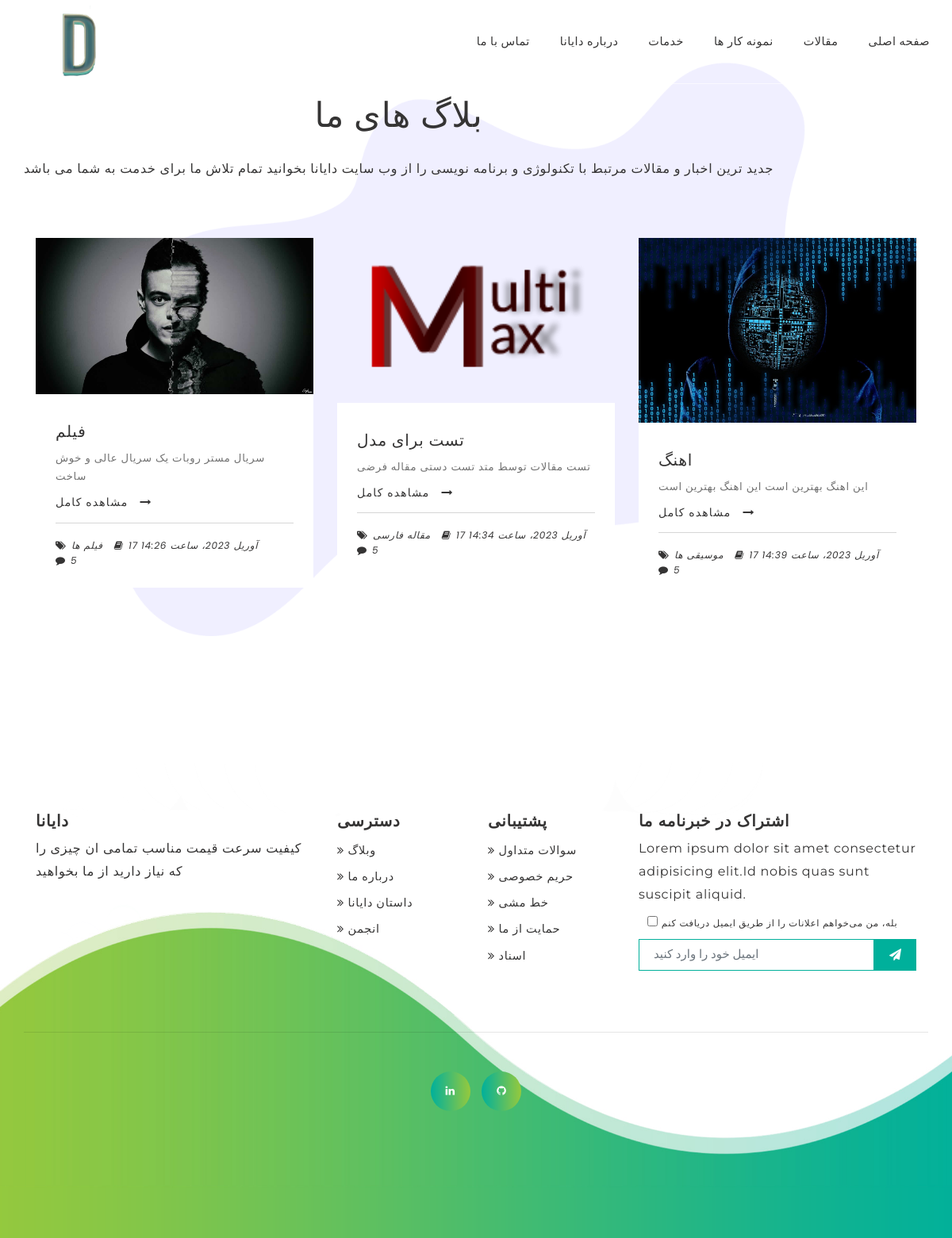
Screenshot of /blog/ with the database file from the repository.
### blog/models.py (models this page shows, shortened)
class Article(models.Model):
    title   = models.CharField(max_length=100, verbose_name="عنوان")
    content = models.TextField(verbose_name="محتوا")
    publish = models.BooleanField(default=True, verbose_name="انتشار")
    image   = models.ImageField(upload_to='images/', verbose_name="عکس")
    created_at = models.DateTimeField(auto_now_add=True)
    category   = models.CharField(max_length=50, verbose_name="دسته بندی")
    class Meta:
        verbose_name = "مقاله"
        verbose_name_plural = "مقاله ها"

### blog/views.py (the view)
# urls.py: path('blog/',blogs,name='blog'),
def blogs (request):
    blogs = Article.objects.filter(publish=True)
    context = {
        'blogs':blogs
    }
    return render(request,'blog.html',context)

### templates/blog.html
{% extends 'base.html' %}
{% block content%}
 <section class="blog padding" id="blog" data-scroll-index="6">
    <div class="container">
        <div class="row">
            <div class="text-center">
                <h2 class="heading-primary mb-5">بلاگ های ما</h2>
                <p class="mb-5">جدید ترین اخبار و مقالات مرتبط با تکنولوژی و برنامه نویسی را از وب سایت دایانا بخوانید تمام تلاش ما برای خدمت به شما می باشد </p>
            </div>
            {% for blog in blogs %}
            <div class="col-lg-4 col-md-6 col-sm-10 mx-auto">
                <div class="blog-img">
                    <img src={{blog.image.url}} alt="blog-image">
                </div>
                <div class="blog-item">
                    <div class="post-title">
                        <a href="#0">
                            <h3>{{blog.title}}</h3>
                        </a>
                    </div>
                    <div class="post-content">
                        <p>
                            {{blog.content}}
                        </p>
                        <a href="#0" class="button">مشاهده کامل<i class="fa fa-long-arrow-right"></i></a>
                    </div>
                    <div class="headerhr mt-4"></div>
                    <div class="post-meta">
                        <ul>
                            <li>
                                <i class="fa fa-tags"></i>
                                <span>{{blog.category}}</span>
                            </li>
                            <li>
                                <i class="fa fa-book"></i>
                                <span>{{blog.created_at}}</span>
                            </li>
                            <li>
                                <i class="fa fa-comment"></i>
                                <a href="#0">5</a>
                            </li>
                        </ul>
                    </div>
                </div>
            </div>
            {% endfor %}
        </div>
    </div>
</section>
{% endblock content%}

### static/css/style.css (style rules this page uses)
*, *::before, *::after { margin: 0; padding: 0; -webkit-box-sizing: border-box; box-sizing: border-box; }
html { box-sizing: border-box; font-size: 62.5%; }
@media only screen and (max-width: 75em) { html { font-size: 56.25%; } }
body { font-family: "Poppins", sans-serif; color: #353434; font-size: 1.6rem; background-color: #fff; line-height: 1.6; letter-spacing: .08rem; font-weight: 400; }
.heading-primary { font-size: 4.8rem; font-weight: 500; font-family: 'Poppins', sans-serif; }
p { font-family: "Montserrat", sans-serif; font-size: 16px; font-weight: 400; color: #353434; line-height: 1.8; margin: 1rem 0; }
ul, ol { padding: 0; margin: 0; }
li { list-style: none; }
img { width: 100%; height: auto; }
a, a:hover, a:focus, a:active { text-decoration: none; outline: none; color: #353434; }
.padding { padding: 120px 0; position: relative; }
.button:link, .button:visited { margin: 10px auto 0; padding: 14px 15px; color: #353434; font-size: 14px; font-weight: bold; text-align: center; text-decoration: none; text-transform: uppercase; overflow: hidden; letter-spacing: .08em; border-radius: .2rem; -webkit-text-shadow: 0 0 1px rgba(0, 0, 0, 0.2), 0 1px 0 rgba(0, 0, 0, 0.2); text-shadow: 0 0 1px rgba(0, 0, 0, 0.2), 0 1px 0 rgba(0, 0, 0, 0.2); -webkit-transition: all 1s ease; -moz-transition: all 1s ease; -o-transition: all 1s ease; transition: all 1s ease; }
.headerhr { flex-grow: 1; height: 1px; margin: 0 0 0 1rem; background-color: rgba(53, 52, 52, 0.2); }
.blog { background: url("../img/blog-bg.png") no-repeat center; background-size: cover; }
.blog .text-center p { padding-bottom: 5rem; }
.blog-item { color: #353434; background: #fff; padding: 25px; position: relative; overflow: hidden; transition: all 0.3s ease-in-out; -ms-transition: all 0.3s ease-in-out; -o-transition: all 0.3s ease-in-out; -moz-transition: all 0.3s ease-in-out; -webkit-transition: all 0.3s ease-in-out; margin-bottom: 30px; }
.blog-img { position: relative; }
.blog-item .headerhr { margin: 0; }
.blog-item .post-meta { font-size: 12px; font-weight: 400; padding-top: 2rem; }
.blog-item .post-meta ul li { margin-right: 10px; display: inline-block; font-style: italic; }
.blog-item .post-meta ul li i { padding-right: 2px; }
.blog-item .post-title { margin: 10px 0; }
.blog-item .post-title a { transition: all 0.3s ease-in-out; -ms-transition: all 0.3s ease-in-out; -o-transition: all 0.3s ease-in-out; -moz-transition: all 0.3s ease-in-out; -webkit-transition: all 0.3s ease-in-out; }
.blog-item .post-title h3 { font-size: 20px; font-family: "Poppins", sans-serif; color: #353434; }
.blog-item .post-content p { color: rgba(53, 52, 52, 0.7); font-size: 13.2px; font-weight: 400; }
.blog-item .post-content .button { z-index: 1; padding: 0; color: #353434; font-weight: normal; text-transform: initial; text-shadow: none; }
.blog-item .fa-long-arrow-right { margin-left: 15px; transition: all 0.3s ease-in-out; -ms-transition: all 0.3s ease-in-out; -o-transition: all 0.3s ease-in-out; -moz-transition: all 0.3s ease-in-out; -webkit-transition: all 0.3s ease-in-out; }

### rows the page displays
Article: image (picture), title "فیلم", content "سریال مستر روبات یک سریال عالی و خوش ساخت", category "فیلم ها", created_at "17 آوریل 2023، ساعت 14:26"
Article: image (picture), title "تست برای مدل", content "تست مقالات توسط متد تست دستی مقاله فرضی", category "مقاله فارسی", created_at "17 آوریل 2023، ساعت 14:34"
Article: image (picture), title "اهنگ", content "این اهنگ بهترین است این اهنگ بهترین است", category "موسیقی ها", created_at "17 آوریل 2023، ساعت 14:39"
